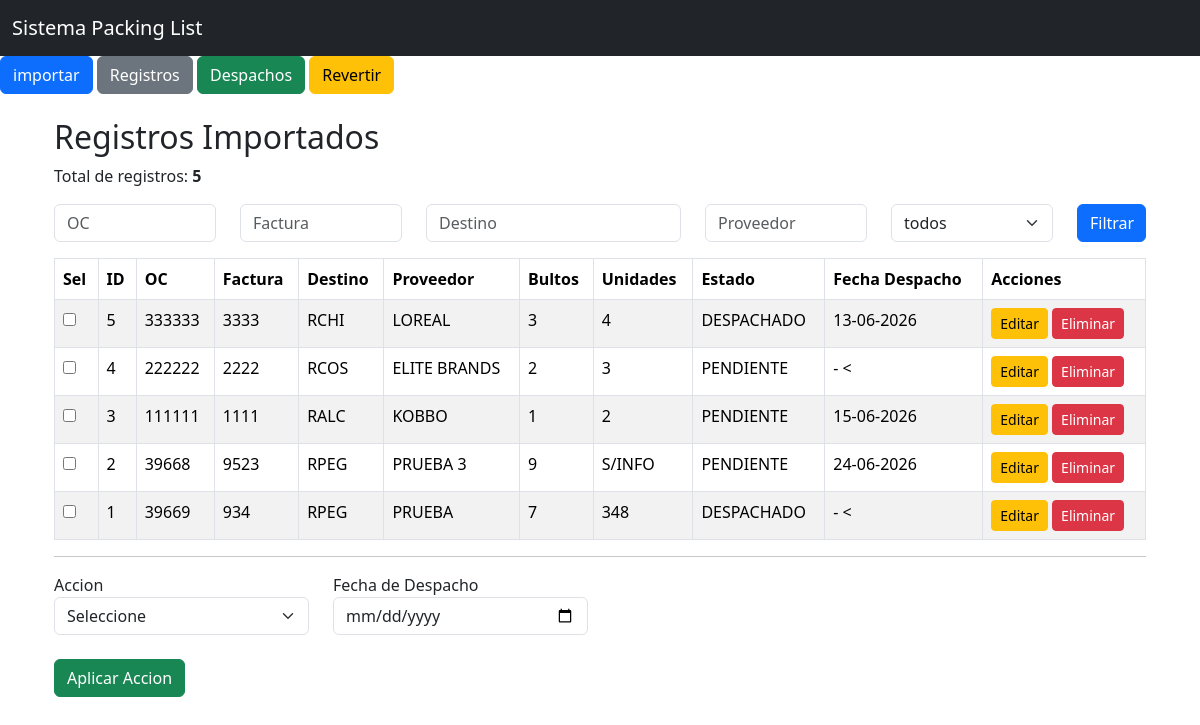
Page /registros on the committed database.
### models.py (models this page shows)
class Consolidado(db.Model):
    __tablename__ = "consolidado"
    id = db.Column(db.Integer, primary_key=True)
    oc = db.Column(db.String(50))
    factura = db.Column(db.String(50))
    destino = db.Column(db.String(20), nullable=False)
    proveedor = db.Column(db.String(150))
    bultos = db.Column(db.Integer, nullable=False)
    unidades = db.Column(db.String(50), nullable=False)
    tipo_carga = db.Column(db.String(50), nullable=False, default="NACIONAL")
    etiqueta = db.Column(db.String(150))
    observacion = db.Column(db.String(500))
    estado = db.Column(db.String(20), nullable=False, default="PENDIENTE")
    origen_archivo = db.Column(db.String(50), nullable=False)
    nombre_archivo = db.Column(db.String(255))
    fecha_carga = db.Column(db.DateTime)
    eliminado = db.Column(db.Boolean, nullable=False, default=False)
    fecha_eliminacion = db.Column(db.DateTime)
    fecha_despacho = db.Column(db.DateTime)

### app.py (the view)
@app.route("/registros")
def registros():
    oc = request.args.get("oc", "")
    factura = request.args.get("factura", "")
    destino = request.args.get("destino", "")
    proveedor = request.args.get("proveedor", "")
    estado = request.args.get("estado", "")
    consulta = Consolidado.query.filter_by(eliminado=False)
    if oc:
        consulta = consulta.filter(Consolidado.oc.contains(oc))
    if factura:
        consulta = consulta.filter(Consolidado.factura.contains(factura))
    if destino:
        consulta = consulta.filter(Consolidado.destino.contains(destino))
    if proveedor:
        consulta = consulta.filter(Consolidado.proveedor.contains(proveedor))
    if estado:
        consulta = consulta.filter(Consolidado.estado.contains(estado))
    registros = consulta.order_by(Consolidado.id.desc()).all()
    return render_template(
        "registros.html",
        registros=registros,
        oc=oc,
        factura=factura,
        destino=destino,
        proveedor=proveedor,
        estado=estado,
    )

### templates/registros.html (shortened to what this page needs)
{% extends "base.html" %}
{% block contenido %}
<div class="container mt-4">
    <h2>Registros Importados</h2>
    <p>
        Total de registros:
        <b>{{ registros|length }}</b>
    </p>
    <form method="get" class="mb-3">
        <div class="row">
            <div class="col-md-2">
                <input type="text" name="oc" class="form-control" placeholder="OC" value="{{ oc }}">
            </div>
            <div class="col-md-2">
                <input type="text" name="factura" class="form-control" placeholder="Factura" value="{{ factura }}">
            </div>
            <div class="col-md-3">
                <input type="text" name="destino" class="form-control" placeholder="Destino" value="{{ destino }}">
            </div>
            <div class="col-md-2">
                <input type="text" name="proveedor" class="form-control" placeholder="Proveedor" value="{{ proveedor }}">
            </div>
            <div class="col-md-2">
                <select name="estado" class="form-select">
                    <option value="">todos</option>
                </select>
            </div>
            <div class="col-md-1">
                <button type="submit" class="btn btn-primary w-100">Filtrar</button>
            </div>
        </div>
    </form>
    <form method="POST" action="/actualizar_estado">
    <table class="table table-striped table-bordered">
        <thead>
            <tr>
                <th>Sel</th>
                <th>ID</th>
                <th>OC</th>
                <th>Factura</th>
                <th>Destino</th>
                <th>Proveedor</th>
                <th>Bultos</th>
                <th>Unidades</th>
                <th>Estado</th>
                <th>Fecha Despacho</th>
                <th>Acciones</th>
            </tr>
        </thead>
        <tbody>
            {% for registro in registros %}
            <tr>
                <td><input type="checkbox" name="ids" value="{{ registro.id }}"></td>
                <td>{{ registro.id }}</td>
                <td>{{ registro.oc }}</td>
                <td>{{ registro.factura }}</td>
                <td>{{ registro.destino }}</td>
                <td>{{ registro.proveedor }}</td>
                <td>{{ registro.bultos }}</td>
                <td>{{ registro.unidades }}</td>
                <td>{{ registro.estado }}</td>
                <td>
                    {% if registro.fecha_despacho %}
                        {{ registro.fecha_despacho.strftime('%d-%m-%Y') }}
                    {% else %}
                        -
                    <{% endif %}
                </td>
                <td>
                    <a href="/editar/{{ registro.id }}" class="btn btn-warning btn-sm">Editar</a>
                    <a href="/eliminar/{{ registro.id }}" class="btn btn-danger btn-sm" onclick="return confirm('¿Estás seguro de que quieres eliminar este registro?')">Eliminar</a>
                </td>
            </tr>
            {% endfor %}
        </tbody>
    </table>
    <hr>
    <div class="row">
        <div class="col-md-3">
            <laberl>Accion</laberl>
            <select
                name="nuevo_estado"
                class="form-select"
                required
            >
                <option value="">Seleccione</option>"
            </select>
        </div>
        <div class="col-md-3">
            <label>Fecha de Despacho</label>
            <input
                type="date"
                name="fecha_despacho"
                class="form-control"
            >
        </div>
    </div>
    <br>
    <button type="submit" class="btn btn-success">Aplicar Accion</button>
    </form>
</div>
{% endblock %}

### templates/base.html (shortened to what this page needs)
<!DOCTYPE html>
<html lang="es">
<head>
    <link
        href="https://cdn.jsdelivr.net/npm/bootstrap@5.3.3/dist/css/bootstrap.min.css" rel="stylesheet">
</head>
<body>
<nav class="navbar navbar-dark bg-dark">
    <div class="container-fluid">
        <span class="navbar-brand">
            Sistema Packing List
        </span>
    </div>
</nav>
<div class="mb-3">
    <a href="/importar" class="btn btn-primary">importar</a>
    <a href="/registros" class="btn btn-secondary">Registros</a>
    <a href="/despachos" class="btn btn-success">Despachos</a>
    <a href="/revertir_despachos" class="btn btn-warning">Revertir</a>
</div>
<div class="container mt-4">
    {% block contenido %}
    {% endblock %}
</div>
</body>
</html>

### rows in the picture
Consolidado: id "5", oc "333333", factura "3333", destino "RCHI", proveedor "LOREAL", bultos "3", unidades "4", estado "DESPACHADO", fecha_despacho "13-06-2026"
Consolidado: id "4", oc "222222", factura "2222", destino "RCOS", proveedor "ELITE BRANDS", bultos "2", unidades "3", estado "PENDIENTE"
Consolidado: id "3", oc "111111", factura "1111", destino "RALC", proveedor "KOBBO", bultos "1", unidades "2", estado "PENDIENTE", fecha_despacho "15-06-2026"
Consolidado: id "2", oc "39668", factura "9523", destino "RPEG", proveedor "PRUEBA 3", bultos "9", unidades "S/INFO", estado "PENDIENTE", fecha_despacho "24-06-2026"
Consolidado: id "1", oc "39669", factura "934", destino "RPEG", proveedor "PRUEBA", bultos "7", unidades "348", estado "DESPACHADO"

### other values in the picture
{{ registros|length }} "5"
